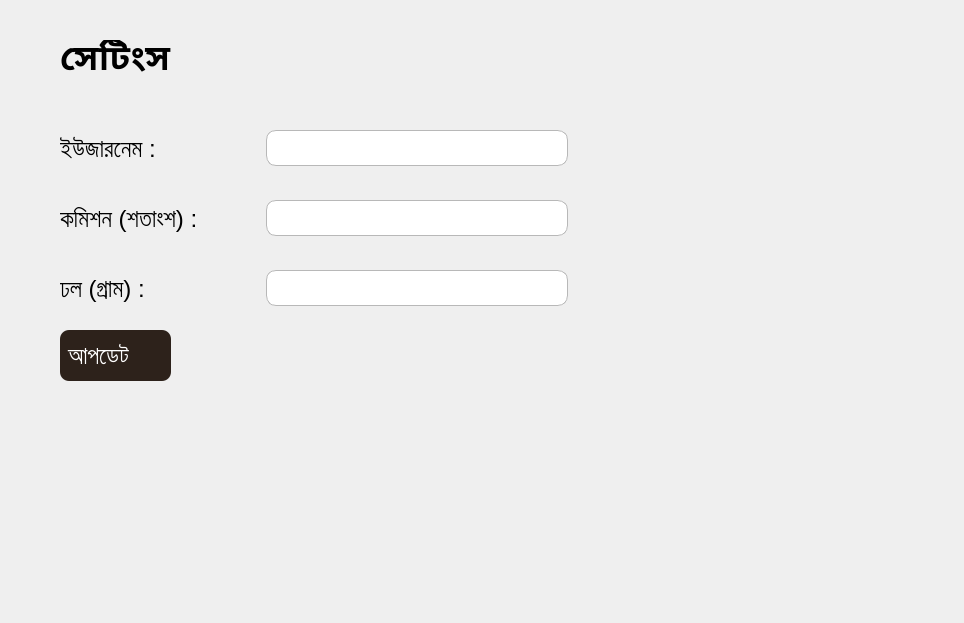
<?xml version="1.0" encoding="UTF-8"?>
<ui version="4.0">
 <class>settingsPage</class>
 <widget class="QWidget" name="settingsPage">
  <property name="geometry">
   <rect>
    <x>0</x>
    <y>0</y>
    <width>964</width>
    <height>623</height>
   </rect>
  </property>
  <property name="windowTitle">
   <string>Form</string>
  </property>
  <property name="styleSheet">
   <string notr="true">*{
  text-align: left;
}
QLineEdit, QDateEdit{
border-radius:10px;
border:1px solid #B8B8B8;
padding:2px;
}
QPushButton{
background-color:#2D221B;
color:white;
padding:5px 8px;
border-radius:9px;
}</string>
  </property>
  <widget class="QLabel" name="label">
   <property name="geometry">
    <rect>
     <x>60</x>
     <y>40</y>
     <width>171</width>
     <height>41</height>
    </rect>
   </property>
   <property name="font">
    <font>
     <family>Arial</family>
     <pointsize>26</pointsize>
     <weight>75</weight>
     <bold>true</bold>
    </font>
   </property>
   <property name="text">
    <string>সেটিংস </string>
   </property>
  </widget>
  <widget class="QPushButton" name="pushButton">
   <property name="geometry">
    <rect>
     <x>60</x>
     <y>330</y>
     <width>111</width>
     <height>51</height>
    </rect>
   </property>
   <property name="font">
    <font>
     <family>Arial</family>
     <pointsize>18</pointsize>
    </font>
   </property>
   <property name="cursor">
    <cursorShape>PointingHandCursor</cursorShape>
   </property>
   <property name="text">
    <string>আপডেট </string>
   </property>
  </widget>
  <widget class="QWidget" name="">
   <property name="geometry">
    <rect>
     <x>60</x>
     <y>130</y>
     <width>508</width>
     <height>37</height>
    </rect>
   </property>
   <layout class="QHBoxLayout" name="horizontalLayout">
    <item>
     <widget class="QLabel" name="label_2">
      <property name="minimumSize">
       <size>
        <width>200</width>
        <height>0</height>
       </size>
      </property>
      <property name="font">
       <font>
        <family>Arial</family>
        <pointsize>18</pointsize>
       </font>
      </property>
      <property name="text">
       <string>ইউজারনেম :</string>
      </property>
     </widget>
    </item>
    <item>
     <widget class="QLineEdit" name="lineEdit">
      <property name="minimumSize">
       <size>
        <width>250</width>
        <height>0</height>
       </size>
      </property>
      <property name="font">
       <font>
        <family>Arial</family>
        <pointsize>18</pointsize>
       </font>
      </property>
     </widget>
    </item>
   </layout>
  </widget>
  <widget class="QWidget" name="">
   <property name="geometry">
    <rect>
     <x>60</x>
     <y>200</y>
     <width>508</width>
     <height>37</height>
    </rect>
   </property>
   <layout class="QHBoxLayout" name="horizontalLayout_2">
    <item>
     <widget class="QLabel" name="label_3">
      <property name="minimumSize">
       <size>
        <width>200</width>
        <height>0</height>
       </size>
      </property>
      <property name="font">
       <font>
        <family>Arial</family>
        <pointsize>18</pointsize>
       </font>
      </property>
      <property name="text">
       <string>কমিশন (শতাংশ) :</string>
      </property>
     </widget>
    </item>
    <item>
     <widget class="QLineEdit" name="lineEdit_2">
      <property name="minimumSize">
       <size>
        <width>250</width>
        <height>0</height>
       </size>
      </property>
      <property name="font">
       <font>
        <family>Arial</family>
        <pointsize>18</pointsize>
       </font>
      </property>
     </widget>
    </item>
   </layout>
  </widget>
  <widget class="QWidget" name="">
   <property name="geometry">
    <rect>
     <x>60</x>
     <y>270</y>
     <width>508</width>
     <height>37</height>
    </rect>
   </property>
   <layout class="QHBoxLayout" name="horizontalLayout_3">
    <item>
     <widget class="QLabel" name="label_4">
      <property name="minimumSize">
       <size>
        <width>200</width>
        <height>0</height>
       </size>
      </property>
      <property name="font">
       <font>
        <family>Arial</family>
        <pointsize>18</pointsize>
       </font>
      </property>
      <property name="text">
       <string>ঢল (গ্রাম) :</string>
      </property>
     </widget>
    </item>
    <item>
     <widget class="QLineEdit" name="lineEdit_3">
      <property name="minimumSize">
       <size>
        <width>250</width>
        <height>0</height>
       </size>
      </property>
      <property name="font">
       <font>
        <family>Arial</family>
        <pointsize>18</pointsize>
       </font>
      </property>
     </widget>
    </item>
   </layout>
  </widget>
 </widget>
 <resources>
  <include location="../resource.qrc"/>
 </resources>
 <connections/>
</ui>
